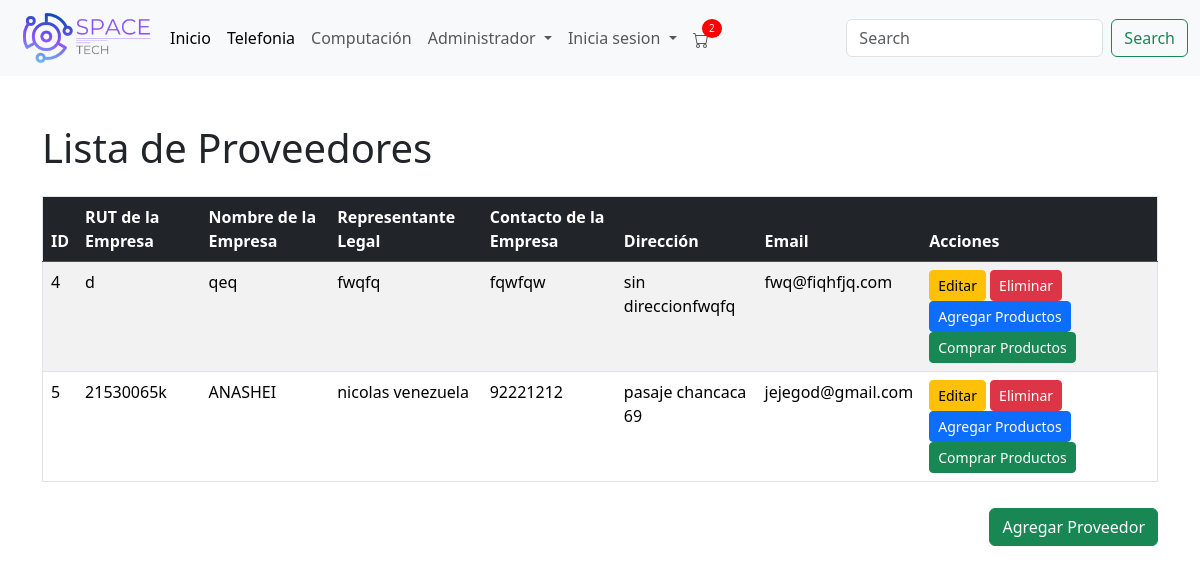
/proveedores/ (signed in), run on an earlier commit of the app's database.
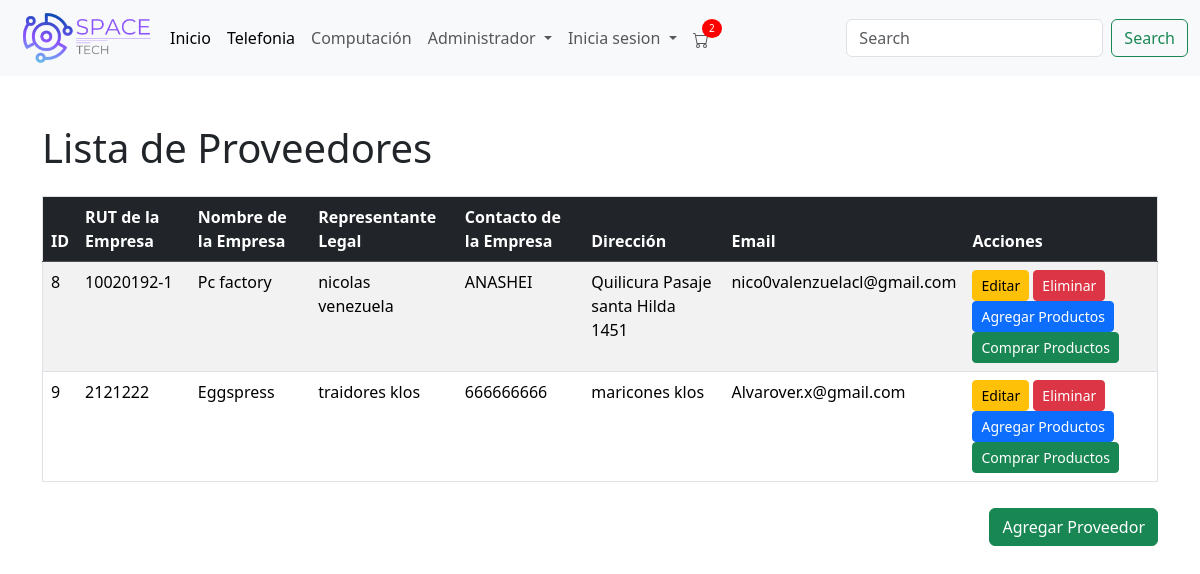
And on a later commit of the database.
### menu/models.py (models this page shows, shortened)
class Proveedor(models.Model):
    id_proveedor = models.AutoField(primary_key=True, editable=False)
    rut_empresa = models.CharField(max_length=13, verbose_name='RUT de la Empresa')
    nombre_empresa = models.CharField(max_length=100, verbose_name='Nombre de la Empresa')
    representante_legal = models.CharField(max_length=100, verbose_name='Representante Legal', default="")
    contacto_empresa = models.CharField(max_length=50, verbose_name='Contacto de la Empresa')
    direccion_proveedor = models.CharField(max_length=255, verbose_name='Dirección', default="sin direccion")
    email_proveedor = models.EmailField(max_length=70, unique=True, null=True, blank=True)

### menu/views.py (the view)
# urls.py: path('proveedores/', proveedor_list, name='proveedor_list'),
@login_required
@user_passes_test(is_admin)
def proveedor_list(request):
    proveedores = Proveedor.objects.all()
    return render(request, 'proveedor_list.html', {'proveedores': proveedores})

### menu/context_processors.py (called while the page is built)
def carrito_items_count(request):
    if request.user.is_authenticated:
        try:
            carrito = Carrito.objects.get(usuario=request.user)
            count = CarritoItem.objects.filter(carrito=carrito).count()
        except Carrito.DoesNotExist:
            count = 0
    else:
        count = 0
    return {
        'carrito_items_count': count
    }

### menu/views.py (called while the page is built)
def is_admin(user):
    return user.is_authenticated and user.is_staff

### menu/templates/proveedor_list.html (shortened to what this page needs)
<!DOCTYPE html>
<html lang="en">
<head>
    {% load static %}
    <link href="https://cdn.jsdelivr.net/npm/bootstrap@5.3.0/dist/css/bootstrap.min.css" rel="stylesheet">
    <link rel="stylesheet" href="{% static 'css/listaP.css' %}">
</head>
<body>
    {% include "plantilla/menu.html" %}
    <div class="container mt-5">
        <h1 class="mb-4">Lista de Proveedores</h1>
        <div class="table-responsive">
            <table class="table table-striped table-hover">
                <thead class="table-dark">
                    <tr>
                        <th>ID</th>
                        <th>RUT de la Empresa</th>
                        <th>Nombre de la Empresa</th>
                        <th>Representante Legal</th>
                        <th>Contacto de la Empresa</th>
                        <th>Dirección</th>
                        <th>Email</th>
                        <th>Acciones</th>
                    </tr>
                </thead>
                <tbody>
                    {% for proveedor in proveedores %}
                    <tr>
                        <td>{{ proveedor.id_proveedor }}</td>
                        <td>{{ proveedor.rut_empresa }}</td>
                        <td>{{ proveedor.nombre_empresa }}</td>
                        <td>{{ proveedor.representante_legal }}</td>
                        <td>{{ proveedor.contacto_empresa }}</td>
                        <td>{{ proveedor.direccion_proveedor }}</td>
                        <td>{{ proveedor.email_proveedor }}</td>
                        <td>
                            <a href="{% url 'proveedor_edit' proveedor.pk %}" class="btn btn-warning btn-sm">Editar</a>
                            <a href="{% url 'proveedor_delete' proveedor.pk %}" class="btn btn-danger btn-sm">Eliminar</a>
                            <a href="{% url 'agregar_producto_proveedor' proveedor.id_proveedor %}" class="btn btn-primary btn-sm">Agregar Productos</a>
                            <a href="{% url 'comprar_productos_proveedor' proveedor.id_proveedor %}" class="btn btn-success btn-sm">Comprar Productos</a>
                        </td>
                    </tr>
                    {% endfor %}
                </tbody>
            </table>
            <div>
                <a class="align-right" href="{% url 'proveedor_add' %}">
                    <button class="btn btn-success">Agregar Proveedor</button>
                </a>
            </div>
        </div>
    </div>
</body>
</html>

What changed in the data, as far as the page shows it:
removed Proveedor: id_proveedor "4", rut_empresa "d", nombre_empresa "qeq", representante_legal "fwqfq", contacto_empresa "fqwfqw", direccion_proveedor "sin direccionfwqfq", email_proveedor "fwq@fiqhfjq.com"
removed Proveedor: id_proveedor "5", rut_empresa "21530065k", nombre_empresa "ANASHEI", representante_legal "nicolas venezuela", contacto_empresa "92221212", direccion_proveedor "pasaje chancaca 69", email_proveedor "jejegod@gmail.com"
added Proveedor: id_proveedor "8", rut_empresa "10020192-1", nombre_empresa "Pc factory", representante_legal "nicolas venezuela", contacto_empresa "ANASHEI", direccion_proveedor "Quilicura Pasaje santa Hilda 1451", email_proveedor "nico0valenzuelacl@gmail.com"
added Proveedor: id_proveedor "9", rut_empresa "2121222", nombre_empresa "Eggspress", representante_legal "traidores klos", contacto_empresa "666666666", direccion_proveedor "maricones klos", email_proveedor "Alvarover.x@gmail.com"
